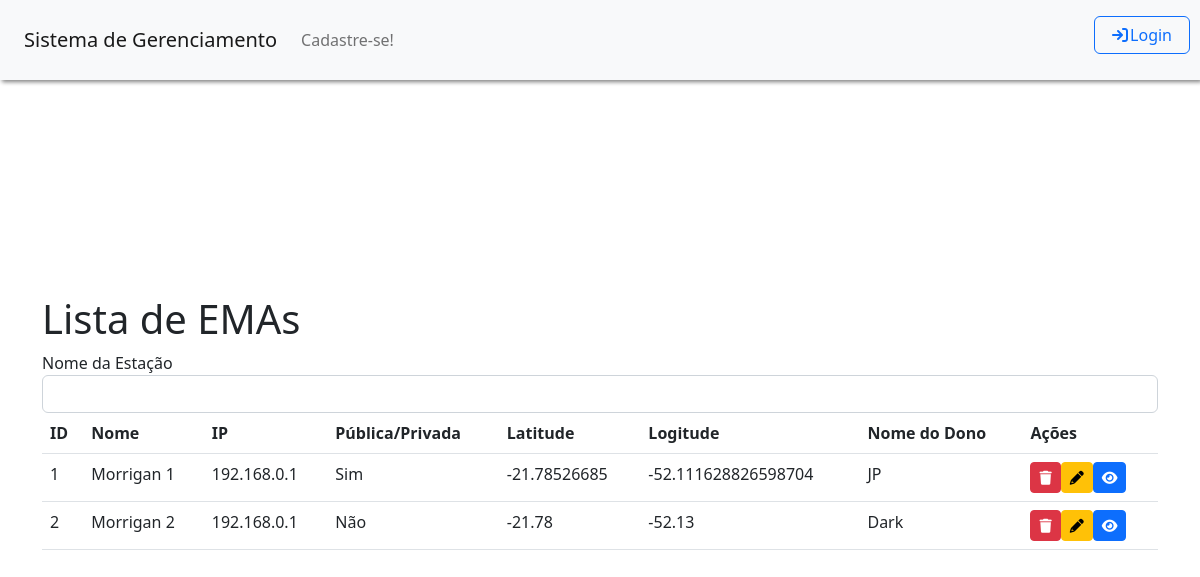
The app's page /Tela_Listar_EMAs.php, older data.
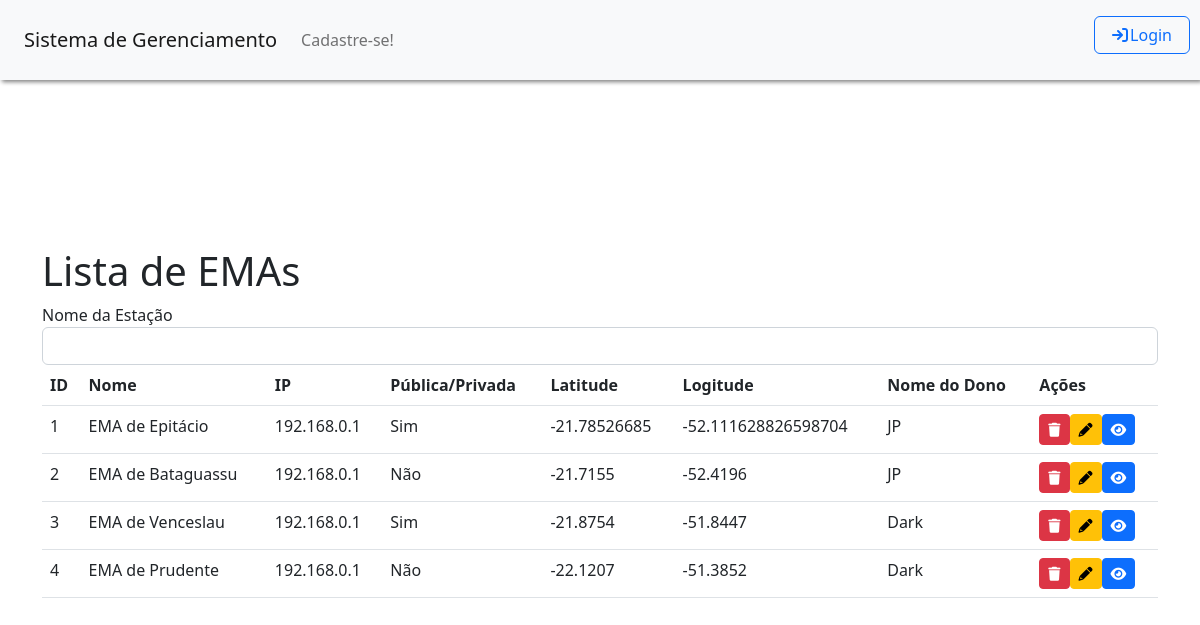
The same page, newer data.
### tables this page shows
CREATE TABLE IF NOT EXISTS emas (
  idema INT NOT NULL AUTO_INCREMENT,
  nome VARCHAR(45) NOT NULL,
  ip VARCHAR(45) NOT NULL,
  publica INT NOT NULL,
  latitude VARCHAR(45) NOT NULL,
  longitude VARCHAR(45) NOT NULL,
  usuarios_idusuario INT NOT NULL,
  ativa INT NOT NULL,
  topico_kafka VARCHAR (45) NOT NULL,
   
  status_ema VARCHAR (10) NULL,
  carga_bateria FLOAT NULL, 
  uptime VARCHAR(50) NULL,
  diagnostico_nao_previsto JSON NULL,
  PRIMARY KEY (idema, usuarios_idusuario),
    FOREIGN KEY (usuarios_idusuario)
    REFERENCES usuarios (idusuario));

CREATE TABLE IF NOT EXISTS usuarios (
  idusuario INT NOT NULL AUTO_INCREMENT,
  nome_usuario VARCHAR(45) NOT NULL,
  nome_login VARCHAR(45) NOT NULL,
  email VARCHAR(45) NOT NULL,
  senha VARCHAR(100) NOT NULL,
  nivel_acesso INT NOT NULL,
  ativo INT NOT NULL,
  PRIMARY KEY (idusuario));

### controllers/controller_ema.php (the view, shortened to what this page needs)
<?php
function listarEMAs() {
    $conexao = conectarBanco();
    if ($_SERVER['REQUEST_METHOD'] === 'POST') {
        $nome = $_POST['nome'];
        $sql = "SELECT * FROM emas WHERE 1 = 1 AND ativa = 1";
        if (!empty($nome)) {
            $sql .= " AND nome LIKE '%$nome%'";
        }
        $result = $conexao->query($sql);
    } else {
        $sql = 'SELECT * FROM emas WHERE ativa = 1';
        $result = $conexao->query($sql);
    }
    if ($result->num_rows >= 0) {
        while ($row = $result->fetch_assoc()) {
            echo '<tr id="row-' . $row['idema'] . '">';
            echo '<td>' . $row['idema'] . '</td>';
            echo '<td>' . $row['nome'] . '</td>';
            echo '<td>' . $row['ip'] . '</td>';
            if ($row['publica'] == 0) {
                echo '<td>Não</td>';
            } else {
                echo'<td>Sim</td>';
            }
            echo '<td>' . $row['latitude'] . '</td>';
            echo '<td>' . $row['longitude'] . '</td>';
            $iddono = $row['usuarios_idusuario'];
            $query = "SELECT nome_usuario FROM usuarios WHERE idusuario = '$iddono'";
            $resultado = $conexao->query($query);
            if (!$resultado) {
                die("Erro na consulta: " . $conexao->error);
            }else if ($resultado) {
                $rowDono = $resultado->fetch_assoc();
                if ($rowDono) {
                    $nome_dono = $rowDono['nome_usuario'];
                    echo '<td>' . $nome_dono . '</td>';
                } else {
                    echo '<td>Não encontrado</td>';
                }
            } else {
                echo '<td>Erro na consulta</td>';
            }
            echo '<td>';
            echo '<button name="btn-excluir-ema" type="button" class="btn btn-danger btn-sm" onclick="excluirEMA(' . $row['idema'] . ')">';
            echo '<i class="fas fa-trash"></i>';
            echo '</button>';
            echo '<a href="Tela_Alterar_EMA.php?idema=' . $row['idema'] . '"><button name="btn-alterar-ema" type="button" class="btn btn-warning btn-sm" onclick="">';
            echo '<i class="fas fa-pencil"></i>';
            echo '</button>';
            echo '<a href="Tela_Visualizar_EMA.php?idema=' . $row['idema'] . '"><button name="btn-visualizar-ema" type="button" class="btn btn-primary btn-sm" onclick="">';
            echo '<i class="fas fa-eye"></i>';
            echo '</button></a>';
            echo '</td>';
            echo '</tr>';
        }
    } else {
        echo '<tr><td colspan="7">Nenhum dado encontrado.</td></tr>';
    }
}
?>

### Tela_Listar_EMAs.php (shortened to what this page needs)
<!DOCTYPE html>
<?php
require '../portalEMA/functions/geral.php';
require '../portalEMA/controllers/controller_ema.php';
?>
<html>
    <head>
        <link rel="stylesheet" type="text/css" href="../portalEMA/css/style.css">
        <link rel="stylesheet" href="https://unpkg.com/leaflet@1.7.1/dist/leaflet.css" />
        <link rel="stylesheet" href="https://cdnjs.cloudflare.com/ajax/libs/font-awesome/6.0.0-beta3/css/all.min.css">
        <link rel="stylesheet" type="text/css" href="https://cdn.jsdelivr.net/npm/bootstrap@5.2.3/dist/css/bootstrap.min.css">
    </head>
    <body>
        <?php
        menu();
        ?>
        <div class="container" style="margin-top: 5%;">
            <h1>Lista de EMAs</h1>
            <form method="POST" action="">
                <div>
                    <label for="nome">Nome da Estação</label>
                    <input type="text" name="nome" class="form-control">
                </div>
            </form>
            <div class="table-responsive">
                <table class="table">
                    <thead>
                        <tr>
                            <th>ID</th>
                            <th>Nome</th>
                            <th>IP</th>
                            <th>Pública/Privada</th>
                            <th>Latitude</th>
                            <th>Logitude</th>
                            <th>Nome do Dono</th>
                            <th>Ações</th>
                        </tr>
                    </thead>
                    <tbody>
                        <?php
                        listarEMAs();
                        ?>
                    </tbody>
                </table>
            </div>
        </div>
    </body>
</html>

### functions/geral.php (shortened to what this page needs)
<?php
function menu() {
    if (estalogado()) {
        echo '<nav class="navbar navbar-expand-md bg-light">
            <a class="navbar-brand" style="margin-left: 2%" href="../portalEMA/Tela_Principal.php">Bem vindo, ' . $_SESSION['nome_login'] . '!</a>
              <button class="navbar-toggler" type="button" data-toggle="collapse" data-target="#collapsibleNavbar">
    <span class="navbar-toggler-icon"></span>
  </button>
            <div class="collapse navbar-collapse" id="collapsibleNavbar">
                <ul class="navbar-nav">';
        if ($_SESSION['nivel_acesso'] == "1") {
            echo'<li class="nav-item dropdown">
                        <a class="nav-link dropdown-toggle" id="navbarDropdown" role="button" data-bs-toggle="dropdown" aria-haspopup="true" aria-expanded="false">
                            Usuários
                        </a>
                        <div class="dropdown-menu" aria-labelledby="navbarDropdown">
                            <a class="dropdown-item" href="../portalEMA/Tela_Cadastro_Usuario.php">Cadastrar Usuário</a>
                            <div class="dropdown-divider"></div>
                            <a class="dropdown-item" href="../portalEMA/Tela_Listar_Usuarios.php">Listar Usuários</a>
                        </div>
                    </li>';
        }
        echo'    <li class="nav-item dropdown">
                        <a class="nav-link dropdown-toggle" id="navbarDropdown" role="button" data-bs-toggle="dropdown" aria-haspopup="true" aria-expanded="false">
                            EMAs
                        </a>
                        <div class="dropdown-menu" aria-labelledby="navbarDropdown">
                            <a class="dropdown-item" href="../portalEMA/Tela_Cadastro_EMA.php">Cadastrar EMA</a>
                            <div class="dropdown-divider"></div>
                            <a class="dropdown-item" href="../portalEMA/Tela_Listar_EMAs.php">Apresentar EMAs</a>
                        </div>
                    </li>
               <li class="nav-item">
                <form action="../portalEMA/functions/logout.php">
                    <button style="position: absolute; top: 20%; right: 10px; width:8%;" class="btn btn-outline-danger" type="submit"><i style="padding-right: 3%;" class="fas fa-sign-out"></i></button>
                </form>
                </li>
                </ul>
            </div>
        </nav>';
    } else {
        echo '
            <nav class="navbar navbar-expand-lg bg-light">
            <a class="navbar-brand" style="margin-left: 2%" href="../portalEMA/Tela_Principal.php">Sistema de Gerenciamento</a>
            <button class="navbar-toggler" type="button" data-toggle="collapse" data-target="#navbarSupportedContent" aria-controls="navbarSupportedContent" aria-expanded="false" aria-label="Toggle navigation">
                <span class="navbar-toggler-icon"></span>
            </button>
            <div class="collapse navbar-collapse" id="navbarSupportedContent">
                <ul class="navbar-nav mr-auto">
                <li class="nav-item">
                    <a href="../portalEMA/Tela_Cadastro_Usuario.php" class="nav-link" role="button">
                        Cadastre-se!
                    </a>
                </li>
                <li class="nav-item">
                <form action="../portalEMA/Tela_Login.php">
                    <button style="position: absolute; top: 20%; right: 10px; width:8%;" class="btn btn-outline-primary" type="submit"><i style="padding-right: 3%;" class="fas fa-sign-in"></i>Login</button>
                </form>
                </li>
                </ul>
            </div>
        </nav>';
    }
}
?>

### css/style.css (style rules this page uses)
html, body { height: 100%; }
body { display: -ms-flexbox; display: -webkit-box; display: flex; -ms-flex-align: center; -ms-flex-pack: center; -webkit-box-align: center; align-items: center; -webkit-box-pack: center; justify-content: center; padding-top: 40px; padding-bottom: 40px; background-color: #f5f5f5; }

### Tela_Listar_EMAs.php (style rules this page uses)
.navbar { position: fixed; top: 0; width: 100%; height: 10%; z-index: 2; filter: drop-shadow(2px 2px 2px grey); }

Row changes from the older to the newer data that the page shows:
removed emas: idema "2", nome "Morrigan 2", ip "192.168.0.1", publica "Não", latitude "-21.78", longitude "-52.13", usuarios_idusuario.nome_usuario "Dark"
changed emas: nome "Morrigan 1" → "EMA de Epitácio"
added emas: idema "2", nome "EMA de Bataguassu", ip "192.168.0.1", publica "Não", latitude "-21.7155", longitude "-52.4196", usuarios_idusuario.nome_usuario "JP"
added emas: idema "3", nome "EMA de Venceslau", ip "192.168.0.1", publica "Sim", latitude "-21.8754", longitude "-51.8447", usuarios_idusuario.nome_usuario "Dark"
added emas: idema "4", nome "EMA de Prudente", ip "192.168.0.1", publica "Não", latitude "-22.1207", longitude "-51.3852", usuarios_idusuario.nome_usuario "Dark"
